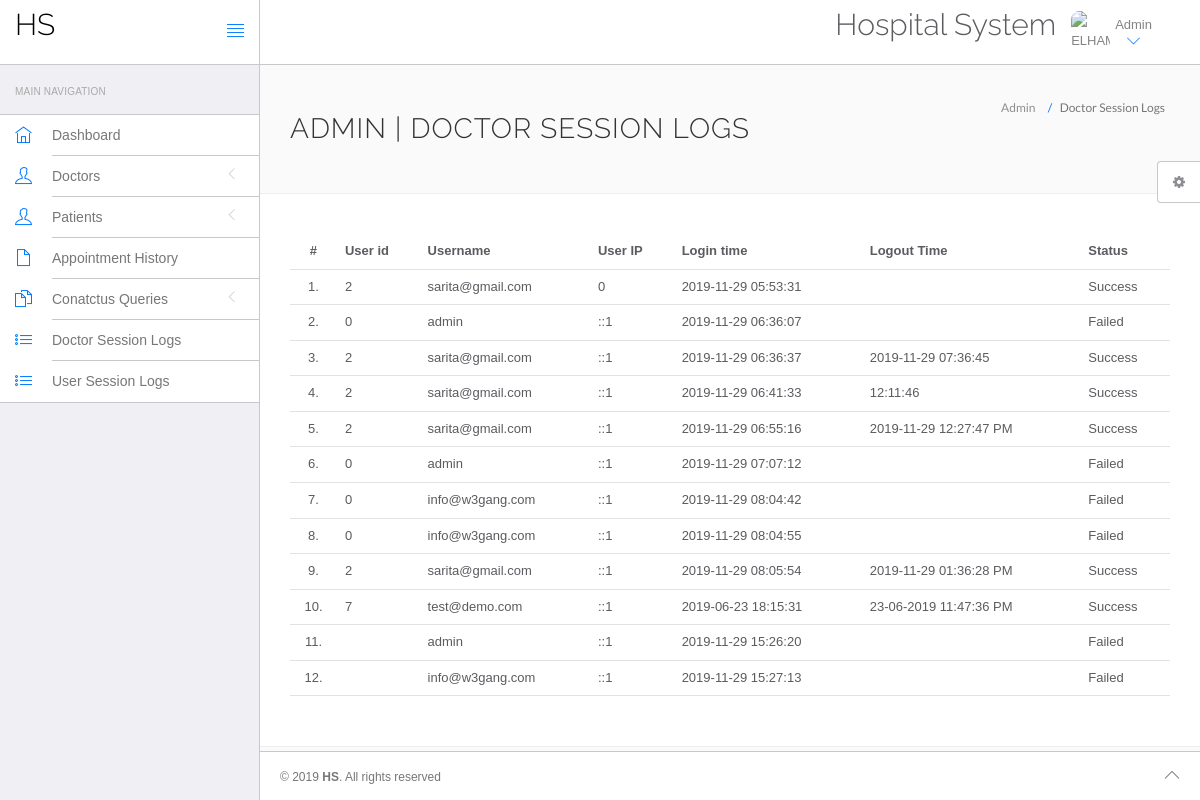
The page /hospital/hms/admin/doctor-logs.php (signed in) on the database its author committed.
### tables this page shows
CREATE TABLE `doctorslog` (
  `id` int(11) NOT NULL,
  `uid` int(11) DEFAULT NULL,
  `username` varchar(255) DEFAULT NULL,
  `userip` binary(16) DEFAULT NULL,
  `loginTime` timestamp NULL DEFAULT CURRENT_TIMESTAMP,
  `logout` varchar(255) DEFAULT NULL,
  `status` int(11) DEFAULT NULL
);

### hospital/hms/admin/doctor-logs.php (the view, shortened to what this page needs)
<?php
include('include/config.php');
?>
<!DOCTYPE html>
<html lang="en">
	<head>
		<link rel="stylesheet" href="vendor/bootstrap/css/bootstrap.min.css">
		<link rel="stylesheet" href="vendor/fontawesome/css/font-awesome.min.css">
		<link rel="stylesheet" href="vendor/themify-icons/themify-icons.min.css">
		<link href="vendor/animate.css/animate.min.css" rel="stylesheet" media="screen">
		<link href="vendor/perfect-scrollbar/perfect-scrollbar.min.css" rel="stylesheet" media="screen">
		<link href="vendor/switchery/switchery.min.css" rel="stylesheet" media="screen">
		<link href="vendor/bootstrap-touchspin/jquery.bootstrap-touchspin.min.css" rel="stylesheet" media="screen">
		<link href="vendor/select2/select2.min.css" rel="stylesheet" media="screen">
		<link href="vendor/bootstrap-datepicker/bootstrap-datepicker3.standalone.min.css" rel="stylesheet" media="screen">
		<link href="vendor/bootstrap-timepicker/bootstrap-timepicker.min.css" rel="stylesheet" media="screen">
		<link rel="stylesheet" href="assets/css/styles.css">
		<link rel="stylesheet" href="assets/css/plugins.css">
		<link rel="stylesheet" href="assets/css/themes/theme-1.css" id="skin_color" />
	</head>
	<body>
		<div id="app">
<?php include('include/sidebar.php');?>
			<div class="app-content">
					<?php include('include/header.php');?>
				<div class="main-content" >
					<div class="wrap-content container" id="container">
						<section id="page-title">
							<div class="row">
								<div class="col-sm-8">
									<h1 class="mainTitle">Admin  | Doctor Session Logs</h1>
																	</div>
								<ol class="breadcrumb">
									<li>
										<span>Admin </span>
									</li>
									<li class="active">
										<span>Doctor Session Logs</span>
									</li>
								</ol>
							</div>
						</section>
						<div class="container-fluid container-fullw bg-white">
									<div class="row">
								<div class="col-md-12">
									<table class="table table-hover" id="sample-table-1">
										<thead>
											<tr>
												<th class="center">#</th>
												<th class="hidden-xs">User id</th>
												<th>Username</th>
												<th>User IP</th>
												<th>Login time</th>
												<th>Logout Time </th>
												<th> Status </th>
											</tr>
										</thead>
										<tbody>
<?php
$sql=mysqli_query($con,"select * from doctorslog ");
$cnt=1;
while($row=mysqli_fetch_array($sql))
{
?>
											<tr>
												<td class="center"><?php echo $cnt;?>.</td>
												<td class="hidden-xs"><?php echo $row['uid'];?></td>
												<td class="hidden-xs"><?php echo $row['username'];?></td>
												<td><?php echo $row['userip'];?></td>
												<td><?php echo $row['loginTime'];?></td>
												<td><?php echo $row['logout'];?>
												</td>
												<td>
<?php if($row['status']==1)
{
	echo "Success";
}
else
{
	echo "Failed";
}?>
</td>
											</tr>
											<?php
$cnt=$cnt+1;
											 }?>
										</tbody>
									</table>
								</div>
							</div>
								</div>
					</div>
				</div>
			</div>
	<?php include('include/footer.php');?>
	<?php include('include/setting.php');?>
		</div>
	</body>
</html>

### hospital/hms/admin/include/sidebar.php (shortened to what this page needs)
<div class="sidebar app-aside" id="sidebar">
				<div class="sidebar-container perfect-scrollbar">
<nav>
						<div class="navbar-title">
							<span>Main Navigation</span>
						</div>
						<ul class="main-navigation-menu">
							<li>
								<a href="dashboard.php">
									<div class="item-content">
										<div class="item-media">
											<i class="ti-home"></i>
										</div>
										<div class="item-inner">
											<span class="title"> Dashboard </span>
										</div>
									</div>
								</a>
							</li>
							<li>
								<a href="javascript:void(0)">
									<div class="item-content">
										<div class="item-media">
											<i class="ti-user"></i>
										</div>
										<div class="item-inner">
											<span class="title"> Doctors </span><i class="icon-arrow"></i>
										</div>
									</div>
								</a>
								</li>
				<li>
								<a href="javascript:void(0)">
									<div class="item-content">
										<div class="item-media">
											<i class="ti-user"></i>
										</div>
										<div class="item-inner">
											<span class="title"> Patients </span><i class="icon-arrow"></i>
										</div>
									</div>
								</a>
								</li>
<li>
								<a href="appointment-history.php">
									<div class="item-content">
										<div class="item-media">
											<i class="ti-file"></i>
										</div>
										<div class="item-inner">
											<span class="title"> Appointment History </span>
										</div>
									</div>
								</a>
							</li>
				<li>
								<a href="javascript:void(0)">
									<div class="item-content">
										<div class="item-media">
											<i class="ti-files"></i>
										</div>
										<div class="item-inner">
											<span class="title"> Conatctus Queries </span><i class="icon-arrow"></i>
										</div>
									</div>
								</a>
								</li>
	<li>
								<a href="doctor-logs.php">
									<div class="item-content">
										<div class="item-media">
											<i class="ti-list"></i>
										</div>
										<div class="item-inner">
											<span class="title"> Doctor Session Logs </span>
										</div>
									</div>
								</a>
							</li>
							<li>
								<a href="user-logs.php">
									<div class="item-content">
										<div class="item-media">
											<i class="ti-list"></i>
										</div>
										<div class="item-inner">
											<span class="title"> User Session Logs </span>
										</div>
									</div>
								</a>
							</li>
						</ul>
					</nav>
					</div>
			</div>

### hospital/hms/admin/include/header.php (shortened to what this page needs)
<header class="navbar navbar-default navbar-static-top">
					<div class="navbar-header">
						<a class="navbar-brand" href="#">
							<h2 style="padding-top:20%; color:#000 ">HS</h2>
						</a>
						<a href="#" class="sidebar-toggler pull-right visible-md visible-lg" data-toggle-class="app-sidebar-closed" data-toggle-target="#app">
							<i class="ti-align-justify"></i>
						</a>
					</div>
					<div class="navbar-collapse collapse">
						<ul class="nav navbar-right">
								<li  style="padding-top:2% ">
								<h2>Hospital System</h2>
							</li>
							<li class="dropdown current-user">
								<a href class="dropdown-toggle" data-toggle="dropdown">
									<img src="grid-img1.png" alt="ELHAM"> <span class="username">
			Admin
									<i class="ti-angle-down"></i></i></span>
								</a>
							</li>
						</ul>
					</div>
				</header>

### hospital/hms/admin/include/footer.php
<footer>
				<div class="footer-inner">
					<div class="pull-left">
						&copy; <span class="current-year"></span><span class="text-bold text-uppercase"> HS</span>. <span>All rights reserved</span>
					</div>
					<div class="pull-right">
						<span class="go-top"><i class="ti-angle-up"></i></span>
					</div>
				</div>
			</footer>

### hospital/hms/admin/include/setting.php (shortened to what this page needs)
<div class="settings panel panel-default hidden-xs hidden-sm" id="settings">
				<button ct-toggle="toggle" data-toggle-class="active" data-toggle-target="#settings" class="btn btn-default">
					<i class="fa fa-spin fa-gear"></i>
				</button>
			</div>

### hospital/hms/admin/assets/css/plugins.css (style rules this page uses)
.perfect-scrollbar { overflow-y: hidden !important; }

### hospital/hms/admin/assets/css/themes/theme-1.css (style rules this page uses)
body { background: #FAFAFA; }
header .navbar-header { background: #ffffff !important; border-right-color: #c8c7cc !important; border-bottom-color: #c8c7cc !important; }
header .navbar-header .sidebar-toggler, header .navbar-header .sidebar-mobile-toggler { color: #007aff !important; }
header .navbar-header .navbar-brand { color: #777 !important; }
header .navbar-collapse { background: #ffffff !important; border-bottom-color: #c8c7cc !important; box-shadow: none !important; }
header .navbar-collapse .navbar-right > li > a { color: #777; }
header .navbar-collapse .navbar-right > li > a i { color: #007aff !important; }
#sidebar { background: #EFEFF4 !important; }
#sidebar:before { border-right-width: "1px" !important; border-right-style: solid; border-right-color: #c8c7cc !important; }
#sidebar nav { border-right-width: "1px" !important; border-right-style: solid; border-right-color: #c8c7cc !important; }
#sidebar nav .navbar-title { color: #aaaaaa; }
#sidebar nav > ul { background: #ffffff !important; border-bottom-color: #c8c7cc !important; border-top-color: #c8c7cc !important; }
#sidebar nav > ul > li > a .item-media > i { color: #007aff !important; }
#sidebar nav > ul > li > a .item-inner { color: #777 !important; border-bottom-color: #c8c7cc; }
#app > footer { background: #ffffff !important; border-top-color: #c8c7cc !important; color: #777; }

### rows shown on the page
doctorslog: uid "2", username "sarita@gmail.com", userip "0", loginTime "2019-11-29 05:53:31", status "Success"
doctorslog: uid "0", username "admin", userip "::1", loginTime "2019-11-29 06:36:07", status "Failed"
doctorslog: uid "2", username "sarita@gmail.com", userip "::1", loginTime "2019-11-29 06:36:37", logout "2019-11-29 07:36:45", status "Success"
doctorslog: uid "2", username "sarita@gmail.com", userip "::1", loginTime "2019-11-29 06:41:33", logout "12:11:46", status "Success"
doctorslog: uid "2", username "sarita@gmail.com", userip "::1", loginTime "2019-11-29 06:55:16", logout "2019-11-29 12:27:47 PM", status "Success"
doctorslog: uid "0", username "admin", userip "::1", loginTime "2019-11-29 07:07:12", status "Failed"
doctorslog: uid "0", username "info@w3gang.com", userip "::1", loginTime "2019-11-29 08:04:42", status "Failed"
doctorslog: uid "0", username "info@w3gang.com", userip "::1", loginTime "2019-11-29 08:04:55", status "Failed"
doctorslog: uid "2", username "sarita@gmail.com", userip "::1", loginTime "2019-11-29 08:05:54", logout "2019-11-29 01:36:28 PM", status "Success"
doctorslog: uid "7", username "test@demo.com", userip "::1", loginTime "2019-06-23 18:15:31", logout "23-06-2019 11:47:36 PM", status "Success"
doctorslog: username "admin", userip "::1", loginTime "2019-11-29 15:26:20", status "Failed"
doctorslog: username "info@w3gang.com", userip "::1", loginTime "2019-11-29 15:27:13", status "Failed"
